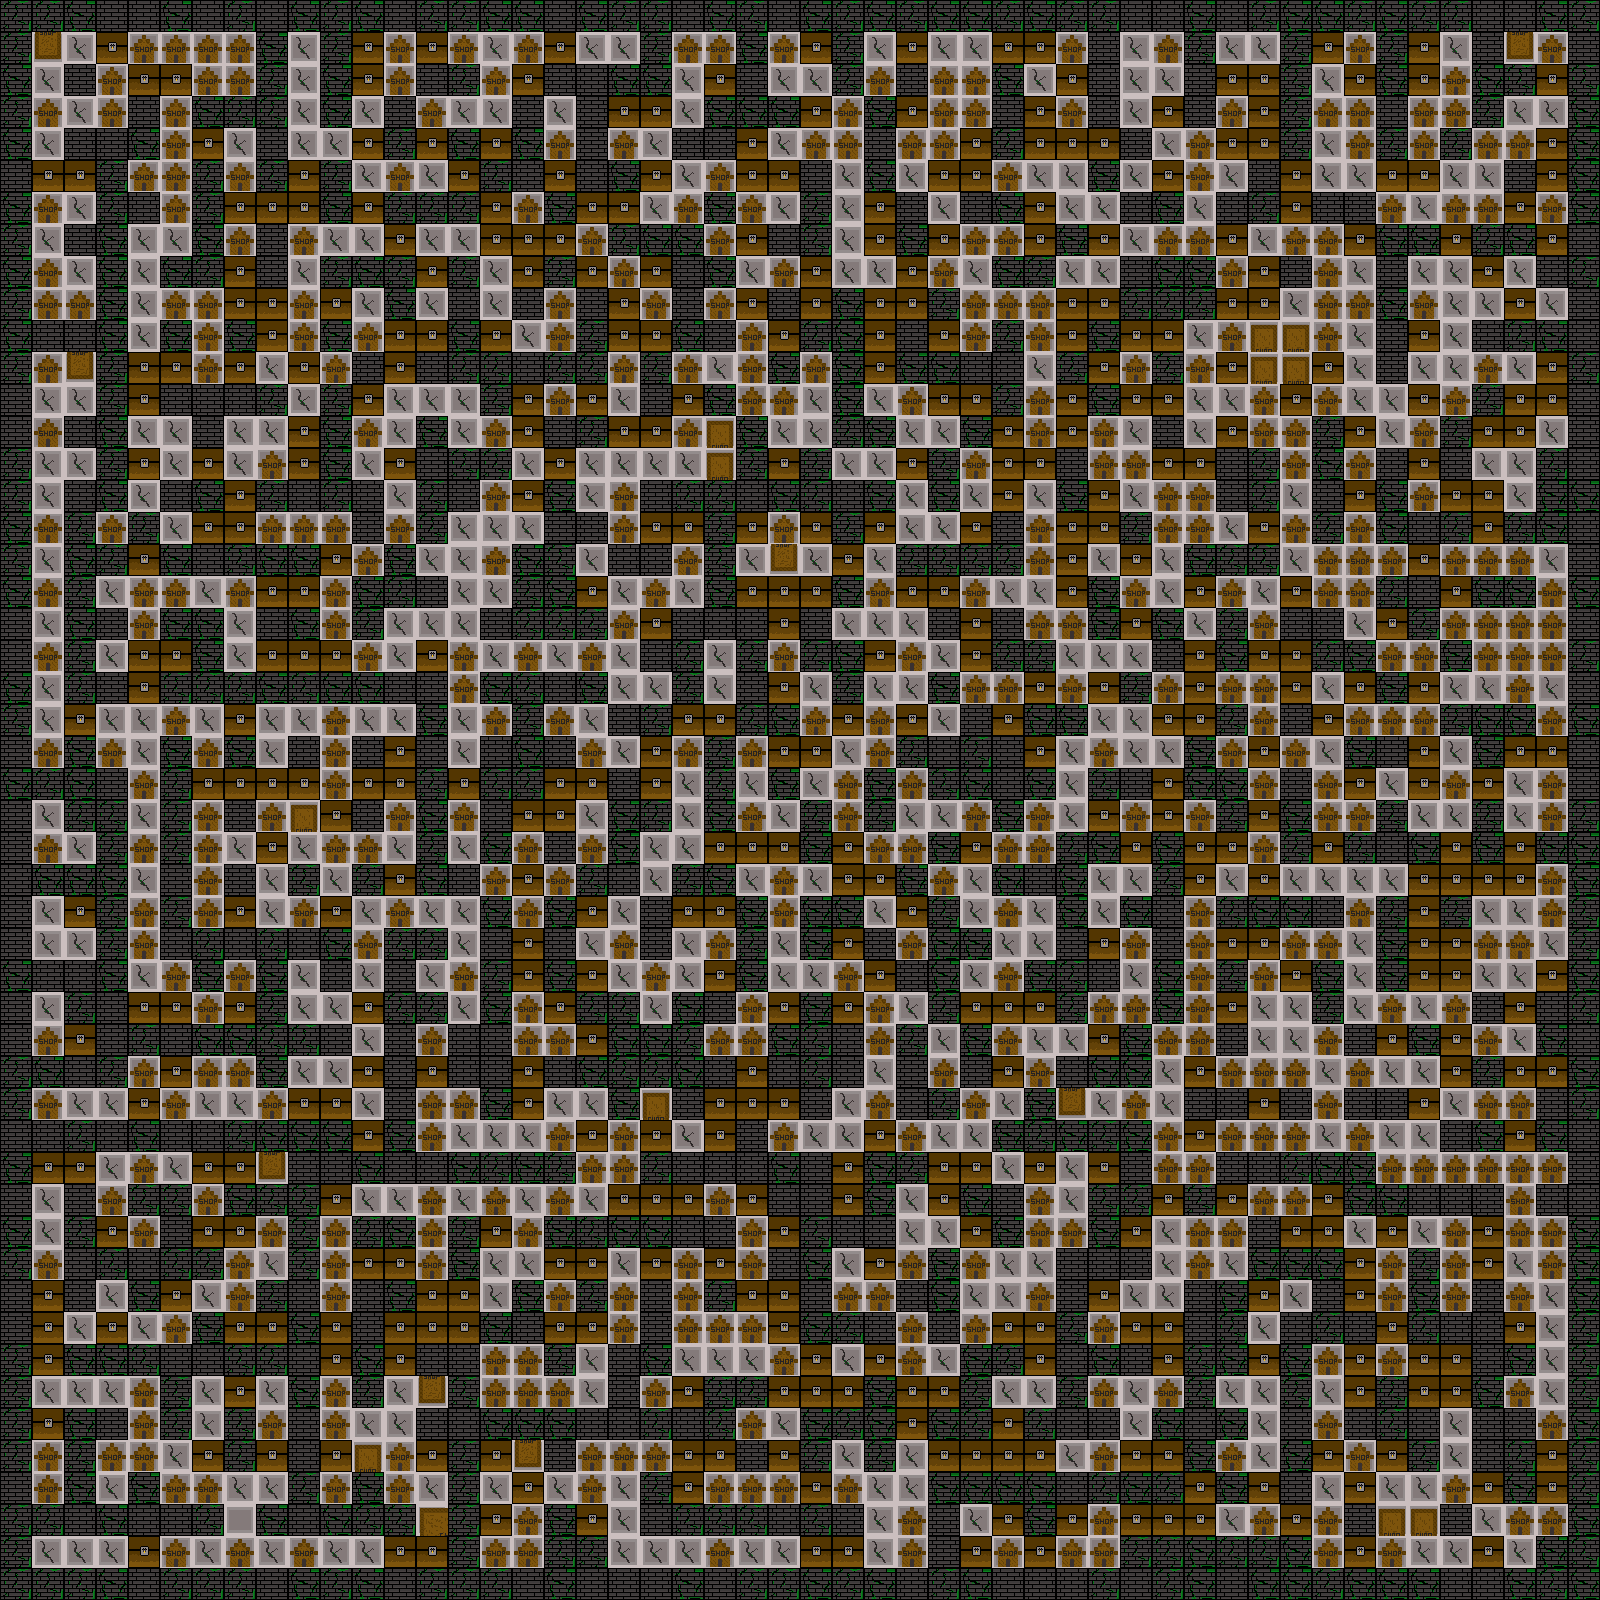

This game map was drawn from its Tiled (.tmx) file and the tilesets committed beside it. A one-line description and the trimmed map source follow:
An orthogonal 50x50 tile map with 32x32 px tiles, 1 tile layer (map) and 1082 objects (1060x collision, 11x shop, 8x chest, Player, end, ...).

<map version="1.10" tiledversion="1.10.2" orientation="orthogonal" renderorder="right-down" width="50" height="50" tilewidth="32" tileheight="32" infinite="0" nextlayerid="3" nextobjectid="13">
 <tileset firstgid="1" source="Mur_et_shop.tsx" />
 <layer id="1" name="map" width="50" height="50">
  <data>[2500 cells, 2500 non-empty, 10 distinct tile ids]</data>
 </layer>
 <objectgroup id="2" name="Objects">
  <object id="3" name="Player" x="1" y="48">
   <point />
  </object>
  <object id="9" type="collision" x="0" y="0" width="32" height="32" />
  <object id="10" type="collision" x="32" y="0" width="32" height="32" />
  <object id="11" type="collision" x="64" y="0" width="32" height="32" />
  <object id="12" type="collision" x="96" y="0" width="32" height="32" />
  <object id="13" type="collision" x="128" y="0" width="32" height="32" />
  <object id="14" type="collision" x="160" y="0" width="32" height="32" />
  <object id="15" type="collision" x="192" y="0" width="32" height="32" />
  <object id="16" type="collision" x="224" y="0" width="32" height="32" />
  <object id="17" type="collision" x="256" y="0" width="32" height="32" />
  <object id="18" type="collision" x="288" y="0" width="32" height="32" />
  <object id="19" type="collision" x="320" y="0" width="32" height="32" />
  <object id="20" type="collision" x="352" y="0" width="32" height="32" />
  <object id="21" type="collision" x="384" y="0" width="32" height="32" />
  <object id="22" type="collision" x="416" y="0" width="32" height="32" />
  <object id="23" type="collision" x="448" y="0" width="32" height="32" />
  <object id="24" type="collision" x="480" y="0" width="32" height="32" />
  <object id="25" type="collision" x="512" y="0" width="32" height="32" />
  <object id="26" type="collision" x="544" y="0" width="32" height="32" />
  <object id="27" type="collision" x="576" y="0" width="32" height="32" />
  <object id="28" type="collision" x="608" y="0" width="32" height="32" />
  <object id="29" type="collision" x="640" y="0" width="32" height="32" />
  <object id="30" type="collision" x="672" y="0" width="32" height="32" />
  <object id="31" type="collision" x="704" y="0" width="32" height="32" />
  <object id="32" type="collision" x="736" y="0" width="32" height="32" />
  <object id="33" type="collision" x="768" y="0" width="32" height="32" />
  <object id="34" type="collision" x="800" y="0" width="32" height="32" />
  <object id="35" type="collision" x="832" y="0" width="32" height="32" />
  <object id="36" type="collision" x="864" y="0" width="32" height="32" />
  <object id="37" type="collision" x="896" y="0" width="32" height="32" />
  <object id="38" type="collision" x="928" y="0" width="32" height="32" />
  <object id="39" type="collision" x="960" y="0" width="32" height="32" />
  <object id="40" type="collision" x="992" y="0" width="32" height="32" />
  <object id="41" type="collision" x="1024" y="0" width="32" height="32" />
  <object id="42" type="collision" x="1056" y="0" width="32" height="32" />
  <object id="43" type="collision" x="1088" y="0" width="32" height="32" />
  <object id="44" type="collision" x="1120" y="0" width="32" height="32" />
  <object id="45" type="collision" x="1152" y="0" width="32" height="32" />
  <object id="46" type="collision" x="1184" y="0" width="32" height="32" />
  <object id="47" type="collision" x="1216" y="0" width="32" height="32" />
  <object id="48" type="collision" x="1248" y="0" width="32" height="32" />
  <object id="49" type="collision" x="1280" y="0" width="32" height="32" />
  <object id="50" type="collision" x="1312" y="0" width="32" height="32" />
  <object id="51" type="collision" x="1344" y="0" width="32" height="32" />
  <object id="52" type="collision" x="1376" y="0" width="32" height="32" />
  <object id="53" type="collision" x="1408" y="0" width="32" height="32" />
  <object id="54" type="collision" x="1440" y="0" width="32" height="32" />
  <object id="55" type="collision" x="1472" y="0" width="32" height="32" />
  <object id="56" type="collision" x="1504" y="0" width="32" height="32" />
  <object id="57" type="collision" x="1536" y="0" width="32" height="32" />
  <object id="58" type="collision" x="1568" y="0" width="32" height="32" />
  <object id="59" type="collision" x="0" y="32" width="32" height="32" />
  <object id="60" type="chest" x="32" y="32" width="32" height="32" />
  <object id="61" type="collision" x="256" y="32" width="32" height="32" />
  <object id="62" type="collision" x="320" y="32" width="32" height="32" />
  <object id="63" type="collision" x="640" y="32" width="32" height="32" />
  <object id="64" type="collision" x="736" y="32" width="32" height="32" />
  <object id="65" type="collision" x="832" y="32" width="32" height="32" />
  <object id="66" type="collision" x="1088" y="32" width="32" height="32" />
  <object id="67" type="collision" x="1184" y="32" width="32" height="32" />
  <object id="68" type="collision" x="1280" y="32" width="32" height="32" />
  <object id="69" type="collision" x="1376" y="32" width="32" height="32" />
  <object id="70" type="collision" x="1472" y="32" width="32" height="32" />
  <object id="71" type="chest" x="1504" y="32" width="32" height="32" />
  <object id="72" type="collision" x="1568" y="32" width="32" height="32" />
  <object id="73" type="collision" x="0" y="64" width="32" height="32" />
  <object id="74" type="collision" x="64" y="64" width="32" height="32" />
  <object id="75" type="collision" x="256" y="64" width="32" height="32" />
  <object id="76" type="collision" x="320" y="64" width="32" height="32" />
  <object id="77" type="collision" x="416" y="64" width="32" height="32" />
  <object id="78" type="collision" x="448" y="64" width="32" height="32" />
  <object id="79" type="collision" x="544" y="64" width="32" height="32" />
  <object id="80" type="collision" x="576" y="64" width="32" height="32" />
  <object id="81" type="collision" x="608" y="64" width="32" height="32" />
  <object id="82" type="collision" x="640" y="64" width="32" height="32" />
  <object id="83" type="collision" x="736" y="64" width="32" height="32" />
  <object id="84" type="collision" x="832" y="64" width="32" height="32" />
  <object id="85" type="collision" x="896" y="64" width="32" height="32" />
  <object id="86" type="collision" x="992" y="64" width="32" height="32" />
  <object id="87" type="collision" x="1088" y="64" width="32" height="32" />
  <object id="88" type="collision" x="1184" y="64" width="32" height="32" />
  <object id="89" type="collision" x="1280" y="64" width="32" height="32" />
  <object id="90" type="collision" x="1376" y="64" width="32" height="32" />
  <object id="91" type="collision" x="1472" y="64" width="32" height="32" />
  <object id="92" type="collision" x="1504" y="64" width="32" height="32" />
  <object id="93" type="collision" x="1568" y="64" width="32" height="32" />
  <object id="94" type="collision" x="0" y="96" width="32" height="32" />
  <object id="95" type="collision" x="128" y="96" width="32" height="32" />
  <object id="96" type="collision" x="192" y="96" width="32" height="32" />
  <object id="97" type="collision" x="224" y="96" width="32" height="32" />
  <object id="98" type="collision" x="256" y="96" width="32" height="32" />
  <object id="99" type="collision" x="320" y="96" width="32" height="32" />
  <object id="100" type="collision" x="384" y="96" width="32" height="32" />
  <object id="101" type="collision" x="512" y="96" width="32" height="32" />
  <object id="102" type="collision" x="576" y="96" width="32" height="32" />
  <object id="103" type="collision" x="704" y="96" width="32" height="32" />
  <object id="104" type="collision" x="736" y="96" width="32" height="32" />
  <object id="105" type="collision" x="768" y="96" width="32" height="32" />
  <object id="106" type="collision" x="864" y="96" width="32" height="32" />
  </objectgroup>
</map>
<!-- 983 of 1082 objects omitted -->